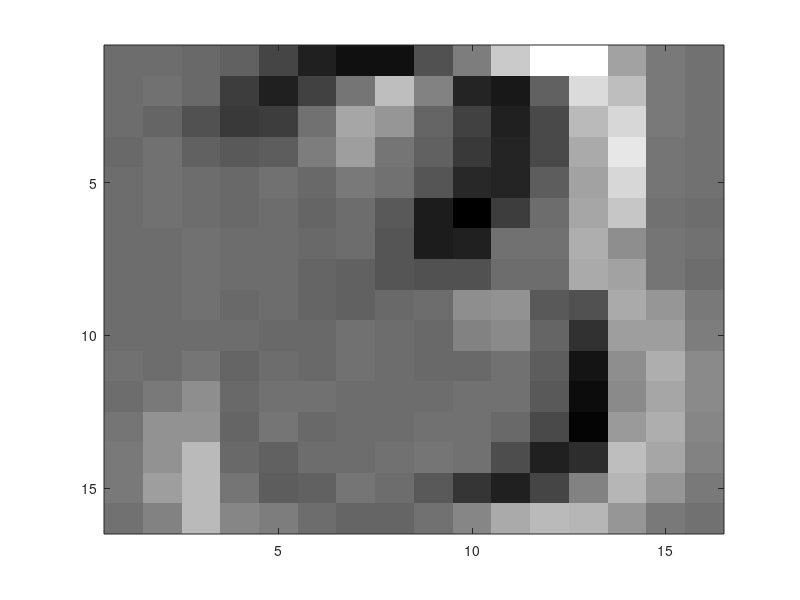
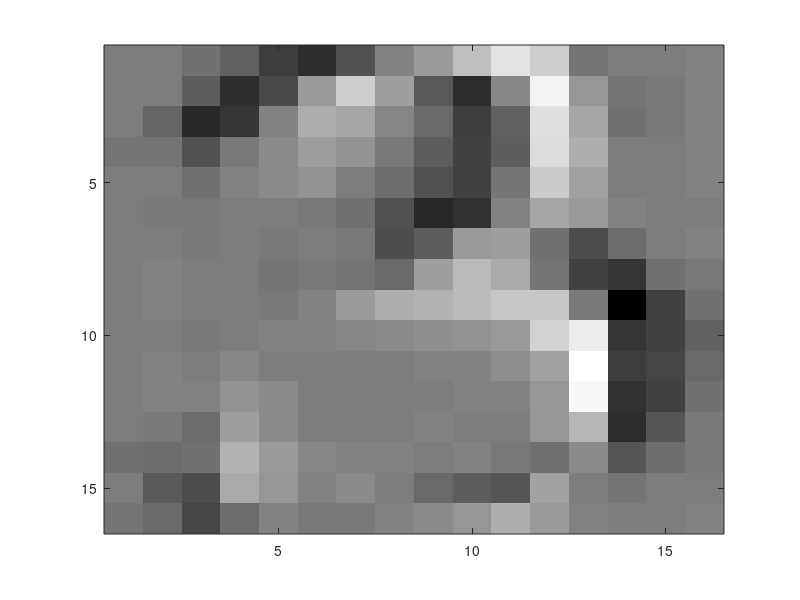
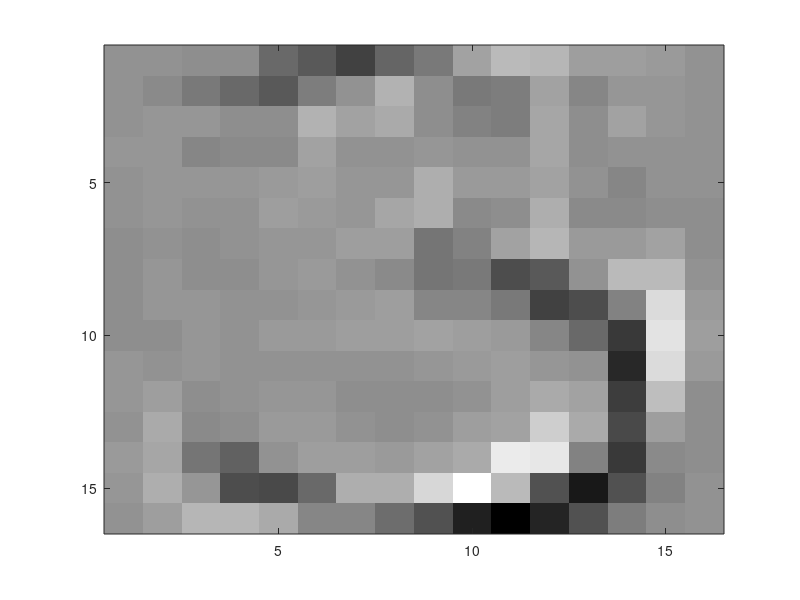
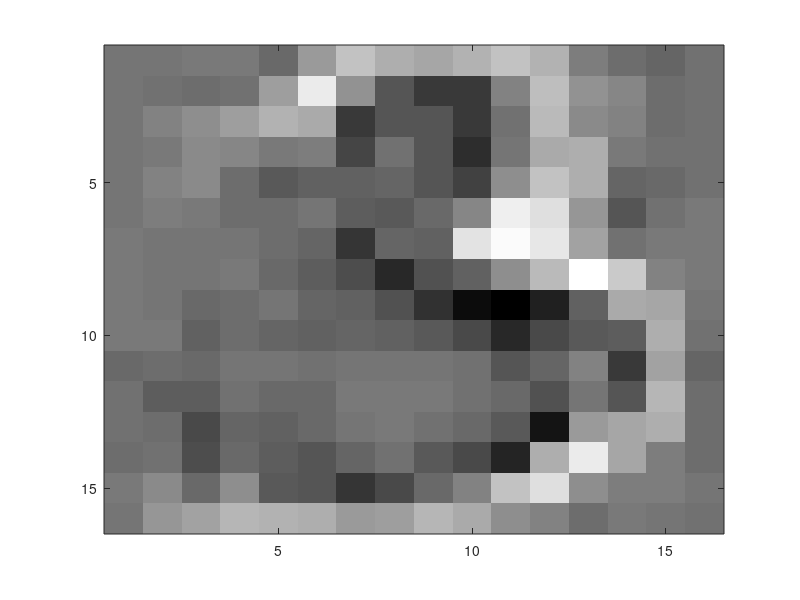

The MATLAB source for these figures, in order:
%% Submitted By Hussam-Ul-Hussain, Roll # 18L-1827
% Comment out the sections

clc; clear; close all;

trainX = load('ocr3_7train.txt');
trainY = load('ocr3_7trainLabels.txt');

%% For Number 3 - corresponding to 4 highest eigen values
%%----------------------------------------------------------
for i = 1:4
    ind3 = find(trainY==3);
    X3 = trainX(ind3,:);

    sigma = cov(X3);
    [Vectors,Values] = eig(sigma);

    [Values,I] = sort(diag(Values),'descend');
    Vectors = Vectors(:, I);

    image1 = Vectors(:,i);
    image1 = reshape(image1,16,16);
    figure, imagesc(image1), colormap gray ;
end

%% For Number 3 -  - corresponding to 4 lowest eigen values
%%-----------------------------------------------------------
% for i = 1:4
%     ind3 = find(trainY==3);
%     X3 = trainX(ind3,:);
% 
%     sigma = cov(X3);
%     [Vectors,Values] = eig(sigma);
% 
%     [Values,I] = sort(diag(Values),'ascend');
%     Vectors = Vectors(:, I);
% 
%     image1 = Vectors(:,i);
%     image1 = reshape(image1,16,16);
%     figure, imagesc(image1), colormap gray ;
% end
% 
%% For Number 7 - corresponding to 4 highest eigen values
%%-----------------------------------------------------------
% for i = 1:4
% ind7 = find(trainY==7);
% X7 = trainX(ind7,:);
% 
% sigma = cov(X7);
% [Vectors,Values] = eig(sigma);
% 
% [Values,I] = sort(diag(Values),'descend');
% Vectors = Vectors(:, I);
% 
% image2 = Vectors(:,i);
% image2 = reshape(image2,16,16);
% figure, imagesc(image2), colormap gray ;
% end
% 
%% For Number 7 - corresponding to 4 lowest eigen values
%%-----------------------------------------------------------
% for i = 1:4
% ind7 = find(trainY==7);
% X7 = trainX(ind7,:);
% 
% sigma = cov(X7);
% [Vectors,Values] = eig(sigma);
% 
% [Values,I] = sort(diag(Values),'ascend');
% Vectors = Vectors(:, I);
% 
% image2 = Vectors(:,i);
% image2 = reshape(image2,16,16);
% figure, imagesc(image2), colormap gray ;
% end
